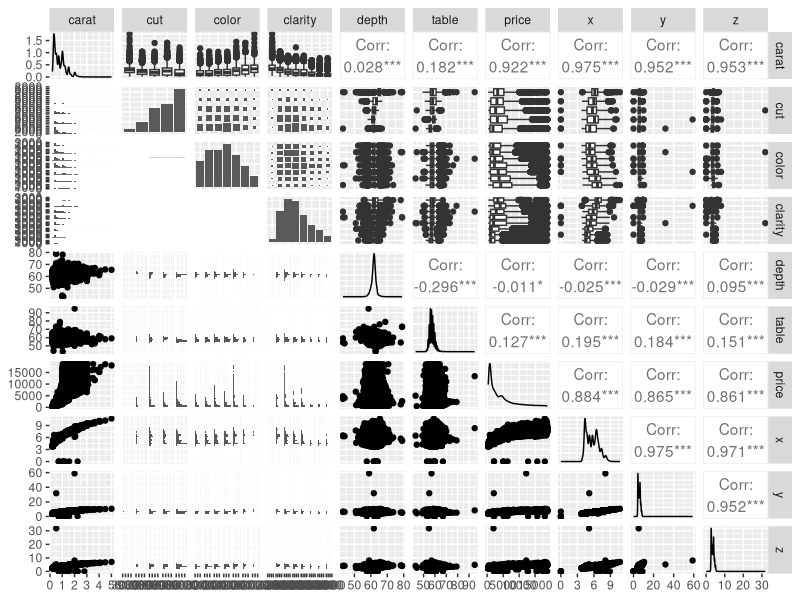
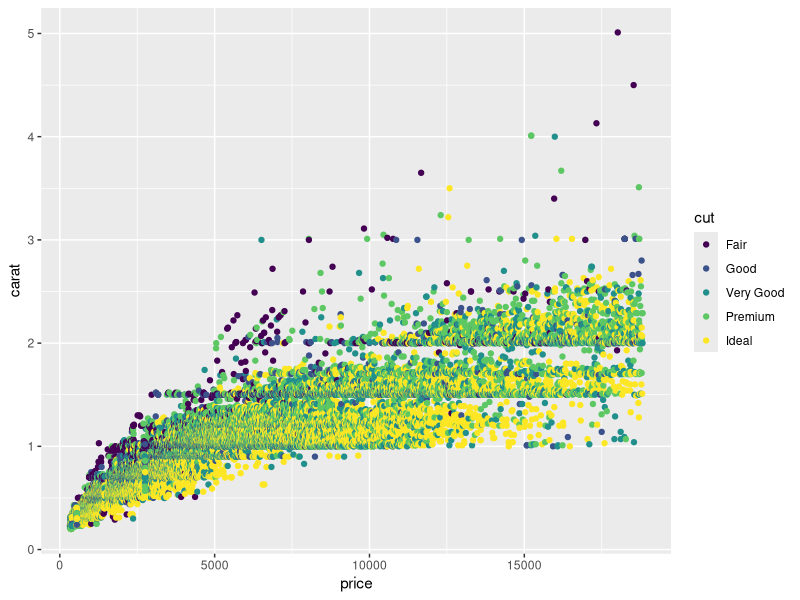
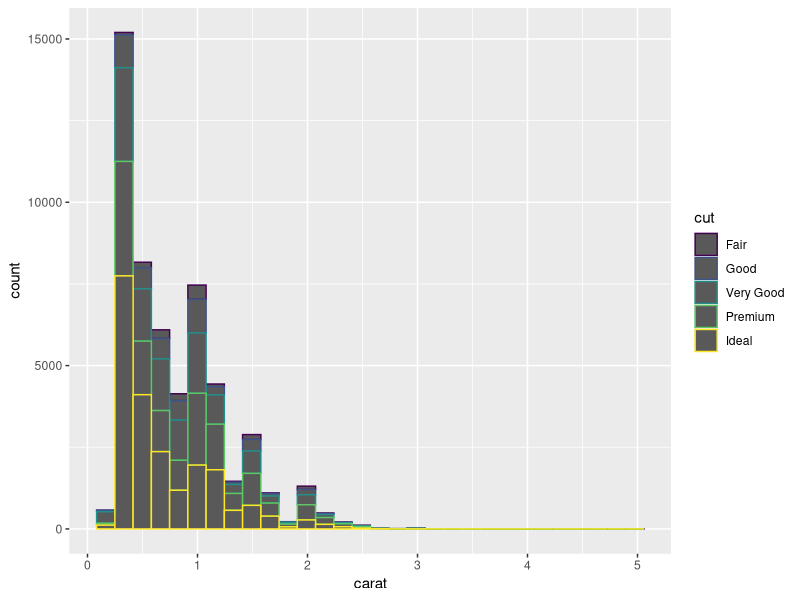

These charts were generated, in order, by the following R code:
## ---- chunk 1
library(tidyverse)
library(skimr)
library(GGally)
## ---- chunk 2
# Explore the "diamonds" data set using the functions names(), dim(), summary(), head(), tail(), and skimr::skim()
names(diamonds)
dim(diamonds)
summary(diamonds)
head(diamonds)
tail(diamonds)
skimr::skim(diamonds)
## ---- chunk 3
ggpairs(diamonds)
## ---- chunk 4
#Create a basic ggplot scatterplot of diamond price (price) as a function of size (carat)
ggplot(diamonds, mapping=aes(x=price, y=carat, color=cut))+
  geom_point()

#Create a histogram showing the distribution of values in the carat column (recall: a histogram only requires a single variable, e.g. aes(x = carat))
ggplot(diamonds, mapping = aes(x=carat, color=cut)) +
  geom_histogram()

